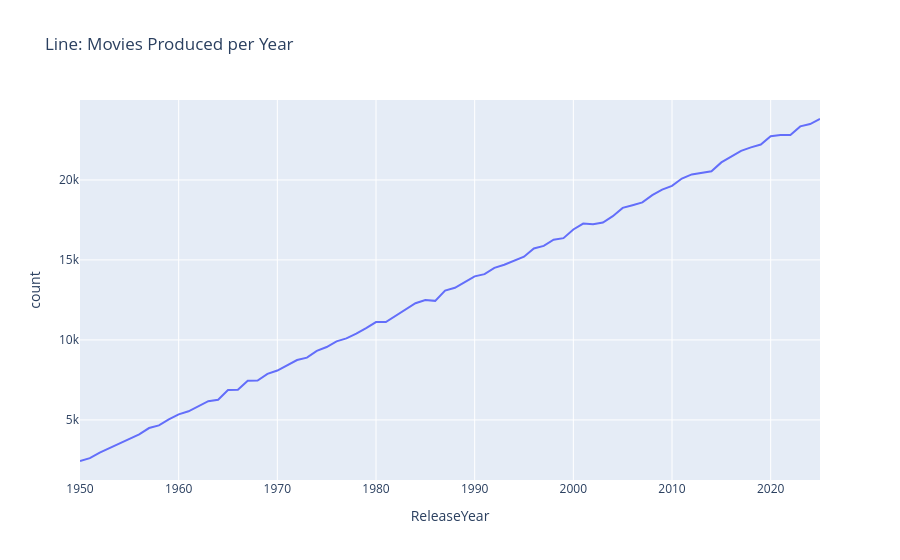

This figure's notebook cell:
### Markdown cell above
# Line Charts
## Movies produced per year

### Code cell
sdf = (movies_df
       .groupBy("ReleaseYear")
       .count()
       .orderBy("ReleaseYear"))

fig = sdf.plot.line(x="ReleaseYear", y="count", title="Line: Movies Produced per Year")
fig.show()

### Figure 1 — Plotly figure (JSON) as saved in the notebook; plotly's stock layout.template omitted (floating-point values rounded to 4 significant figures)
{"data": [{"hovertemplate": "ReleaseYear=%{x}<br>count=%{y}<extra></extra>", "legendgroup": "", "line": {"color": "#636efa", "dash": "solid"}, "marker": {"symbol": "circle"}, "mode": "lines", "name": "", "orientation": "v", "showlegend": false, "type": "scatter", "x": [1950, 1951, 1952, 1953, 1954, 1955, 1956, 1957, 1958, 1959, 1960, 1961, 1962, 1963, 1964, 1965, 1966, 1967, 1968, 1969, 1970, 1971, 1972, 1973, 1974, 1975, 1976, 1977, 1978, 1979, 1980, 1981, 1982, 1983, 1984, 1985, 1986, 1987, 1988, 1989, 1990, 1991, 1992, 1993, 1994, 1995, 1996, 1997, 1998, 1999, 2000, 2001, 2002, 2003, 2004, 2005, 2006, 2007, 2008, 2009, 2010, 2011, 2012, 2013, 2014, 2015, 2016, 2017, 2018, 2019, 2020, 2021, 2022, 2023, 2024, 2025], "xaxis": "x", "y": [2432, 2613, 2960, 3235, 3496, 3787, 4095, 4492, 4661, 5040, 5350, 5540, 5856, 6169, 6261, 6870, 6887, 7454, 7465, 7878, 8088, 8409, 8743, 8894, 9313, 9556, 9913, 10096, 10390, 10740, 11115, 11114, 11491, 11893, 12295, 12495, 12442, 13084, 13259, 13618, 13973, 14113, 14506, 14701, 14940, 15204, 15713, 15879, 16264, 16362, 16905, 17273, 17225, 17337, 17733, 18253, 18422, 18599, 19052, 19399, 19632, 20086, 20345, 20425, 20539, 21096, 21465, 21816, 22035, 22216, 22732, 22809, 22812, 23348, 23492, 23809], "yaxis": "y"}], "layout": {"legend": {"tracegroupgap": 0}, "title": {"text": "Line: Movies Produced per Year"}, "xaxis": {"anchor": "y", "domain": [0, 1], "title": {"text": "ReleaseYear"}}, "yaxis": {"anchor": "x", "domain": [0, 1], "title": {"text": "count"}}}}
